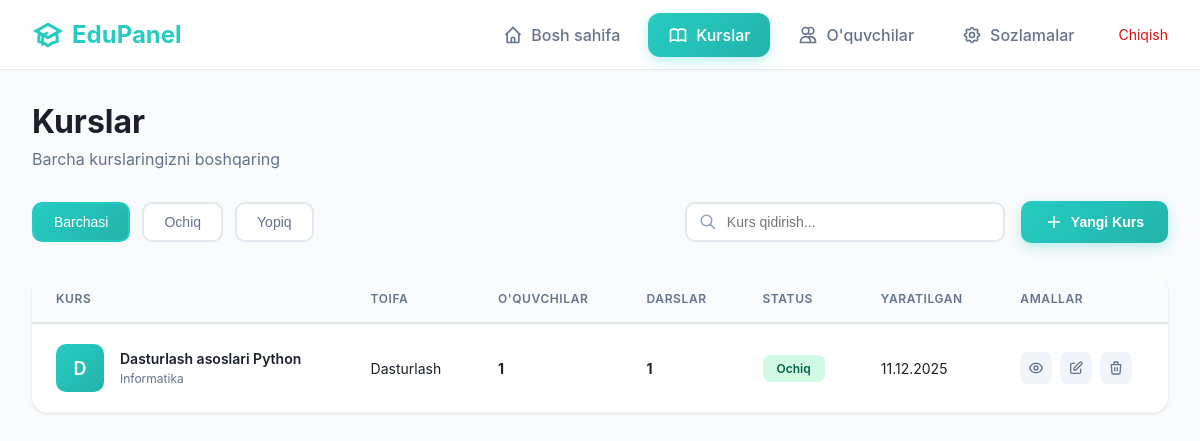
/teacher/courses/ (signed in), run on the app's committed database.
### front/models.py (models this page shows, shortened)
class Course(models.Model):
    TYPE_OPEN = 'open'
    TYPE_CLOSED = 'closed'
    TYPE_CHOICES = [(TYPE_OPEN, 'Open'), (TYPE_CLOSED, 'Closed')]
    background_image = models.ImageField(upload_to='course_backgrounds/', blank=True, null=True)
    title = models.CharField(max_length=255)
    subject = models.CharField(max_length=255, null=True, blank=True)
    grade = models.CharField(max_length=50, null=True, blank=True)
    description = models.TextField(blank=True)
    type = models.CharField(max_length=10, choices=TYPE_CHOICES, default=TYPE_OPEN)
    category = models.ForeignKey(CourseCategory, on_delete=models.SET_NULL, null=True, blank=True, related_name='courses')
    teacher = models.ForeignKey(CustomUser, on_delete=models.CASCADE, related_name='courses')
    created_at = models.DateTimeField(auto_now_add=True)
    updated_at = models.DateTimeField(auto_now=True)
    class Meta:
        ordering = ['-created_at']
        indexes = [models.Index(fields=['teacher']), models.Index(fields=['type'])]
        verbose_name = "Kurs"
        verbose_name_plural = "Kurslar"

class CourseCategory(models.Model):
    name = models.CharField(max_length=255, unique=True)
    description = models.TextField(blank=True, null=True)
    class Meta:
        verbose_name = "Kurs toifasi"
        verbose_name_plural = "Kurs toifalari"

### teacher/views.py (the view)
# urls.py: path('courses/', views.teacher_courses, name='teacher_courses'),
@teacher_required
def teacher_courses(request):
    courses = Course.objects.filter(teacher=request.user).prefetch_related('students', 'lessons')
    return render(request, 'teacher/courses.html', {'courses': courses})

### teacher/views.py (called while the page is built)
def teacher_required(view_func):
    @wraps(view_func)
    def wrapper(request, *args, **kwargs):
        if not request.user.is_authenticated:
            return redirect('teacher:login')
        if request.user.user_type != UserType.TEACHER:
            messages.error(request, 'Faqat o\'qituvchilar kirishi mumkin!')
            logout(request)
            return redirect('teacher:login')
        return view_func(request, *args, **kwargs)
    return wrapper

### templates/teacher/courses.html (shortened to what this page needs)
{% extends 'teacher/base.html' %}
{% block content %}
<div class="page-header">
    <h1 class="page-title">Kurslar</h1>
    <p class="page-subtitle">Barcha kurslaringizni boshqaring</p>
</div>
<div class="page-actions">
    <div class="filters">
        <button class="filter-btn active" data-filter="all">
            Barchasi
        </button>
        <button class="filter-btn" data-filter="open">
            Ochiq
        </button>
        <button class="filter-btn" data-filter="closed">
            Yopiq
        </button>
    </div>
    <div class="search-box">
        <svg viewBox="0 0 24 24" fill="none" stroke="currentColor" stroke-width="2">
            <path d="M21 21l-6-6m2-5a7 7 0 11-14 0 7 7 0 0114 0z"/>
        </svg>
        <input type="text" id="searchInput" placeholder="Kurs qidirish...">
    </div>
    <button class="add-course-btn" onclick="window.location.href='{% url 'teacher:create_course' %}'">
        <svg viewBox="0 0 24 24" fill="none" stroke="currentColor" stroke-width="2">
            <path d="M12 4v16m8-8H4"/>
        </svg>
        Yangi Kurs
    </button>
</div>
<div class="table-container">
    {% if courses %}
    <table class="data-table">
        <thead>
            <tr>
                <th>Kurs</th>
                <th>Toifa</th>
                <th>O'quvchilar</th>
                <th>Darslar</th>
                <th>Status</th>
                <th>Yaratilgan</th>
                <th>Amallar</th>
            </tr>
        </thead>
        <tbody id="courseTableBody">
            {% for course in courses %}
            <tr data-type="{{ course.type }}">
                <td>
                    <div class="course-cell">
                        <div class="course-icon">
                            {{ course.title.0 }}
                        </div>
                        <div class="course-info">
                            <div class="course-title">{{ course.title }}</div>
                            {% if course.subject %}
                            <div class="course-subject">{{ course.subject }}</div>
                            {% endif %}
                        </div>
                    </div>
                </td>
                <td>
                    {% if course.category %}
                        {{ course.category.name }}
                    {% else %}
                        <span style="color: #94a3b8;">—</span>
                    {% endif %}
                </td>
                <td>
                    <strong>{{ course.students.count }}</strong>
                </td>
                <td>
                    <strong>{{ course.lessons.count }}</strong>
                </td>
                <td>
                    <span class="status-badge {{ course.type }}">
                        {% if course.type == 'open' %}Ochiq{% else %}Yopiq{% endif %}
                    </span>
                </td>
                <td>
                    {{ course.created_at|date:"d.m.Y" }}
                </td>
                <td>
                    <div class="action-buttons">
                        <button class="action-btn" onclick="window.location.href='{% url 'teacher:course_detail' course.id %}'" title="Ko'rish">
                            <svg viewBox="0 0 24 24" fill="none" stroke="currentColor" stroke-width="2">
                                <path d="M15 12a3 3 0 11-6 0 3 3 0 016 0z"/>
                                <path d="M2.458 12C3.732 7.943 7.523 5 12 5c4.478 0 8.268 2.943 9.542 7-1.274 4.057-5.064 7-9.542 7-4.477 0-8.268-2.943-9.542-7z"/>
                            </svg>
                        </button>
                        <button class="action-btn" onclick="window.location.href='{% url 'teacher:edit_course' course.id %}'" title="Tahrirlash">
                            <svg viewBox="0 0 24 24" fill="none" stroke="currentColor" stroke-width="2">
                                <path d="M11 5H6a2 2 0 00-2 2v11a2 2 0 002 2h11a2 2 0 002-2v-5m-1.414-9.414a2 2 0 112.828 2.828L11.828 15H9v-2.828l8.586-8.586z"/>
                            </svg>
                        </button>
                        <button class="action-btn" onclick="deleteCourse({{ course.id }}, '{{ course.title }}')" title="O'chirish">
                            <svg viewBox="0 0 24 24" fill="none" stroke="currentColor" stroke-width="2">
                                <path d="M19 7l-.867 12.142A2 2 0 0116.138 21H7.862a2 2 0 01-1.995-1.858L5 7m5 4v6m4-6v6m1-10V4a1 1 0 00-1-1h-4a1 1 0 00-1 1v3M4 7h16"/>
                            </svg>
                        </button>
                    </div>
                </td>
            </tr>
            {% endfor %}
        </tbody>
    </table>
    {% endif %}
</div>
{% endblock %}

### templates/teacher/base.html (style rules this page uses)
* { margin: 0; padding: 0; box-sizing: border-box; }
body { font-family: -apple-system, BlinkMacSystemFont, 'Segoe UI', Roboto, 'Helvetica Neue', Arial, sans-serif; background: #f8fafb; color: #2d3748; }
.page-header { margin-bottom: 2rem; }
.page-title { font-size: 2rem; font-weight: 700; color: #1a202c; margin-bottom: 0.5rem; }
.page-subtitle { color: #64748b; font-size: 1rem; }

### templates/teacher/courses.html (style rules this page uses)
.page-actions { display: flex; justify-content: space-between; align-items: center; gap: 1rem; margin-bottom: 2rem; flex-wrap: wrap; }
.filters { display: flex; gap: 0.75rem; flex-wrap: wrap; flex: 1; }
.filter-btn { padding: 0.625rem 1.25rem; border: 2px solid #e2e8f0; background: white; border-radius: 10px; font-size: 0.875rem; font-weight: 500; color: #64748b; cursor: pointer; transition: all 0.2s; }
.filter-btn.active { background: linear-gradient(135deg, #26CCC2 0%, #22b3aa 100%); border-color: #26CCC2; color: white; }
.search-box { position: relative; flex: 1; max-width: 320px; }
.search-box input { width: 100%; padding: 0.625rem 1rem 0.625rem 2.5rem; border: 2px solid #e2e8f0; border-radius: 10px; font-size: 0.875rem; transition: all 0.2s; }
.search-box svg { position: absolute; left: 0.875rem; top: 50%; transform: translateY(-50%); width: 18px; height: 18px; color: #94a3b8; }
.add-course-btn { padding: 0.75rem 1.5rem; background: linear-gradient(135deg, #26CCC2 0%, #22b3aa 100%); color: white; border: none; border-radius: 10px; font-weight: 600; font-size: 0.875rem; cursor: pointer; display: flex; align-items: center; gap: 0.5rem; transition: all 0.2s; box-shadow: 0 4px 12px rgba(38, 204, 194, 0.3); }
.add-course-btn svg { width: 18px; height: 18px; }
.table-container { background: white; border-radius: 16px; box-shadow: 0 1px 3px rgba(0, 0, 0, 0.1); overflow: hidden; }
.data-table { width: 100%; border-collapse: collapse; }
.data-table thead { background: #f8fafc; border-bottom: 2px solid #e2e8f0; }
.data-table th { padding: 1rem 1.5rem; text-align: left; font-size: 0.75rem; font-weight: 600; color: #64748b; text-transform: uppercase; letter-spacing: 0.05em; }
.data-table td { padding: 1.25rem 1.5rem; border-bottom: 1px solid #f1f5f9; color: #1a202c; font-size: 0.875rem; }
.data-table tbody tr { transition: background 0.2s; }
.course-cell { display: flex; align-items: center; gap: 1rem; }
.course-icon { width: 48px; height: 48px; border-radius: 10px; background: linear-gradient(135deg, #26CCC2 0%, #22b3aa 100%); display: flex; align-items: center; justify-content: center; color: white; font-weight: 600; font-size: 1.125rem; flex-shrink: 0; }
.course-info { min-width: 0; }
.course-title { font-weight: 600; color: #1a202c; margin-bottom: 0.25rem; }
.course-subject { font-size: 0.75rem; color: #64748b; }
.status-badge { padding: 0.375rem 0.875rem; border-radius: 8px; font-size: 0.75rem; font-weight: 600; display: inline-block; }
.status-badge.open { background: #d1fae5; color: #065f46; }
.action-buttons { display: flex; gap: 0.5rem; }
.action-btn { width: 32px; height: 32px; border: none; border-radius: 8px; background: #f1f5f9; cursor: pointer; display: flex; align-items: center; justify-content: center; transition: all 0.2s; }
.action-btn svg { width: 16px; height: 16px; color: #64748b; transition: color 0.2s; }

### data on the page
Course: title.0 "D", title "Dasturlash asoslari Python", subject "Informatika", category.name "Dasturlash", students.count "1", lessons.count "1", type "Ochiq", created_at "11.12.2025"
